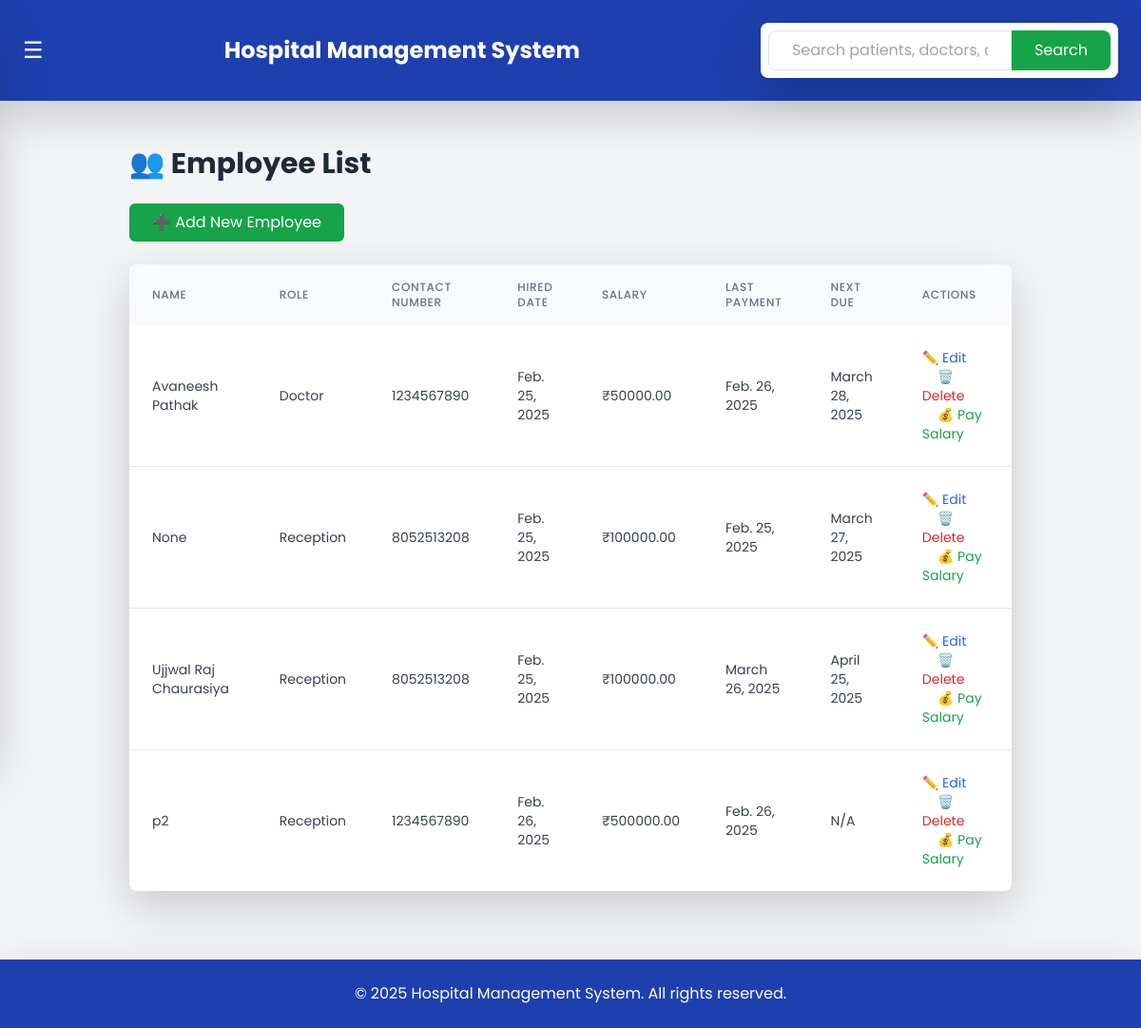
/employees/ (signed in), run on the app's committed database.
### hms/models.py (models this page shows, shortened)
class Employee(models.Model):
    user = models.OneToOneField(CustomUser, on_delete=models.CASCADE)
    role = models.CharField(max_length=100)  # Example: Nurse, Receptionist, Admin
    contact_number = models.CharField(max_length=15)
    hired_date = models.DateField(default=now)
    salary = models.DecimalField(max_digits=10, decimal_places=2, default=0.00)  # Monthly salary
    last_payment_date = models.DateField(null=True, blank=True)  # Date when last salary was paid
    next_due_date = models.DateField(null=True, blank=True)  # Next due date for salary payment

class CustomUser(AbstractUser):
    GENDER_CHOICES = (
        ('male', 'Male'),
        ('female', 'Female'),
        ('other', 'Other'),
    )
    full_name = models.CharField(max_length=255, blank=True, null=True)
    contact_number = models.CharField(max_length=15, blank=True, null=True)
    address = models.TextField(blank=True, null=True)
    gender = models.CharField(max_length=10, choices=GENDER_CHOICES, blank=True, null=True)
    groups = models.ManyToManyField(Group, related_name="customuser_groups", blank=True)
    user_permissions = models.ManyToManyField(Permission, related_name="customuser_permissions", blank=True)

### hms/views.py (the view)
# urls.py: path('employees/', employee_list, name='employee_list'),
@login_required
def employee_list(request):
    employees = Employee.objects.all()
    return render(request, 'hms/employee_list.html', {'employees': employees})

### hms/templates/hms/employee_list.html
{% extends 'hms/base.html' %}
{% block content %}
<div class="container mx-auto p-6">
    <h2 class="text-3xl font-bold text-gray-800 mb-6">👥 Employee List</h2>
    <a href="{% url 'add_employee' %}"
       class="inline-block bg-green-600 text-white px-6 py-2 rounded-md hover:bg-green-700 transition duration-300 mb-6">
       ➕ Add New Employee
    </a>
    <div class="overflow-x-auto bg-white rounded-lg shadow-lg">
        <table class="min-w-full border-collapse">
            <thead class="bg-gray-50">
                <tr>
                    <th class="px-6 py-3 text-left text-xs font-medium text-gray-500 uppercase tracking-wider">Name</th>
                    <th class="px-6 py-3 text-left text-xs font-medium text-gray-500 uppercase tracking-wider">Role</th>
                    <th class="px-6 py-3 text-left text-xs font-medium text-gray-500 uppercase tracking-wider">Contact Number</th>
                    <th class="px-6 py-3 text-left text-xs font-medium text-gray-500 uppercase tracking-wider">Hired Date</th>
                    <th class="px-6 py-3 text-left text-xs font-medium text-gray-500 uppercase tracking-wider">Salary</th>
                    <th class="px-6 py-3 text-left text-xs font-medium text-gray-500 uppercase tracking-wider">Last Payment</th>
                    <th class="px-6 py-3 text-left text-xs font-medium text-gray-500 uppercase tracking-wider">Next Due</th>
                    <th class="px-6 py-3 text-left text-xs font-medium text-gray-500 uppercase tracking-wider">Actions</th>
                </tr>
            </thead>
            <tbody class="divide-y divide-gray-200">
                {% for employee in employees %}
                <tr class="hover:bg-gray-50 transition duration-200">
                    <td class="px-6 py-4 text-sm text-gray-700">{{ employee.user.full_name }}</td>
                    <td class="px-6 py-4 text-sm text-gray-700">{{ employee.role }}</td>
                    <td class="px-6 py-4 text-sm text-gray-700">{{ employee.contact_number }}</td>
                    <td class="px-6 py-4 text-sm text-gray-700">{{ employee.hired_date }}</td>
                    <td class="px-6 py-4 text-sm text-gray-700">₹{{ employee.salary }}</td>
                    <td class="px-6 py-4 text-sm text-gray-700">{{ employee.last_payment_date|default:"Not Paid" }}</td>
                    <td class="px-6 py-4 text-sm text-gray-700">{{ employee.next_due_date|default:"N/A" }}</td>
                    <td class="px-6 py-4 text-sm">
                        <a href="{% url 'edit_employee' employee.pk %}"
                           class="text-blue-600 hover:text-blue-800">✏️ Edit</a>
                        <a href="{% url 'delete_employee' employee.pk %}"
                           class="text-red-600 hover:text-red-800 ml-4">🗑️ Delete</a>
                        <a href="{% url 'pay_salary' employee.pk %}"
                           class="text-green-600 hover:text-green-800 ml-4">💰 Pay Salary</a>
                    </td>
                </tr>
                {% empty %}
                <tr>
                    <td colspan="8" class="px-6 py-4 text-sm text-center text-gray-600">No employees found.</td>
                </tr>
                {% endfor %}
            </tbody>
        </table>
    </div>
</div>
{% endblock %}

### hms/templates/hms/base.html (style rules this page uses)
body { font-family: 'Poppins', sans-serif; }

### data on the page
Employee: user.full_name "Avaneesh Pathak", role "Doctor", contact_number "1234567890", hired_date "Feb. 25, 2025", salary "50000.00", last_payment_date "Feb. 26, 2025", next_due_date "March 28, 2025"
Employee: user.full_name "None", role "Reception", contact_number "8052513208", hired_date "Feb. 25, 2025", salary "100000.00", last_payment_date "Feb. 25, 2025", next_due_date "March 27, 2025"
Employee: user.full_name "Ujjwal Raj Chaurasiya", role "Reception", contact_number "8052513208", hired_date "Feb. 25, 2025", salary "100000.00", last_payment_date "March 26, 2025", next_due_date "April 25, 2025"
Employee: user.full_name "p2", role "Reception", contact_number "1234567890", hired_date "Feb. 26, 2025", salary "500000.00", last_payment_date "Feb. 26, 2025", next_due_date "N/A"
